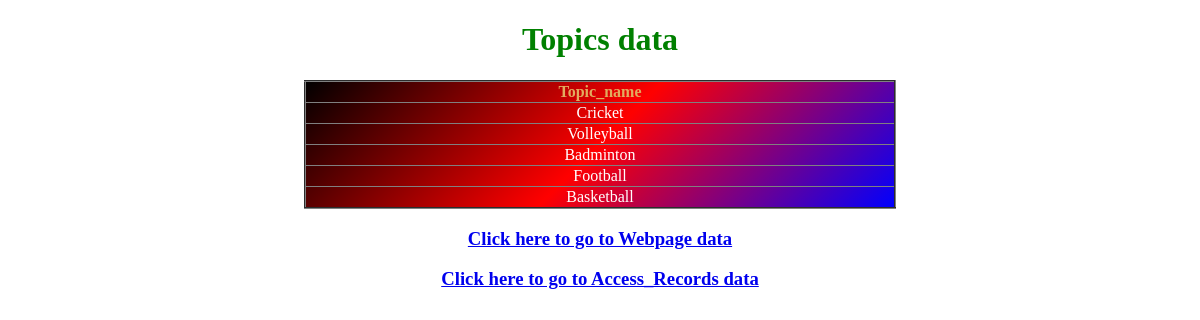
/display_topic/, run on the app's committed database.
### app/models.py (models this page shows, shortened)
class Topic(models.Model):
    topic_name= models.CharField(max_length=100,primary_key=True)

### app/views.py (the view)
# urls.py: path('display_topic/',display_topic,name='display_topic'),
def display_topic(request):
    QSTO = Topic.objects.all()
    d={'TO':QSTO}
    return render(request,'display_topic.html',d)

### templates/display_topic.html (shortened to what this page needs)
{% load static %}
<!DOCTYPE html>
<html lang="en">
<head>
    <link rel="stylesheet" href="{% static 'css/display.css' %}">
</head>
<body>
    <center>
        <h1 style="color: green;">Topics data</h1>
        <table border="2px" class="abc">
            <tr class="head">
                <th>Topic_name</th>
            </tr>
            {% for i in TO %}
                <tr>
                    <td>
                        {{i.topic_name}}
                    </td>
                </tr>
            {% endfor %}
        </table>
        <a href="{% url 'display_webpage' %}"><h3>Click here to go to Webpage data</h3></a>
        <a href="{% url 'display_Access' %}"><h3>Click here to go to Access_Records data</h3></a>
    </center>
</body>
</html>

### static/css/display.css (style rules this page uses)
.abc { border-collapse: collapse; background: linear-gradient(135deg, black, red, blue); text-align: center; color: white; width: 50%; }
.head { color: rgb(226, 171, 94); }

### data on the page
Topic: topic_name "Cricket"
Topic: topic_name "Volleyball"
Topic: topic_name "Badminton"
Topic: topic_name "Football"
Topic: topic_name "Basketball"
